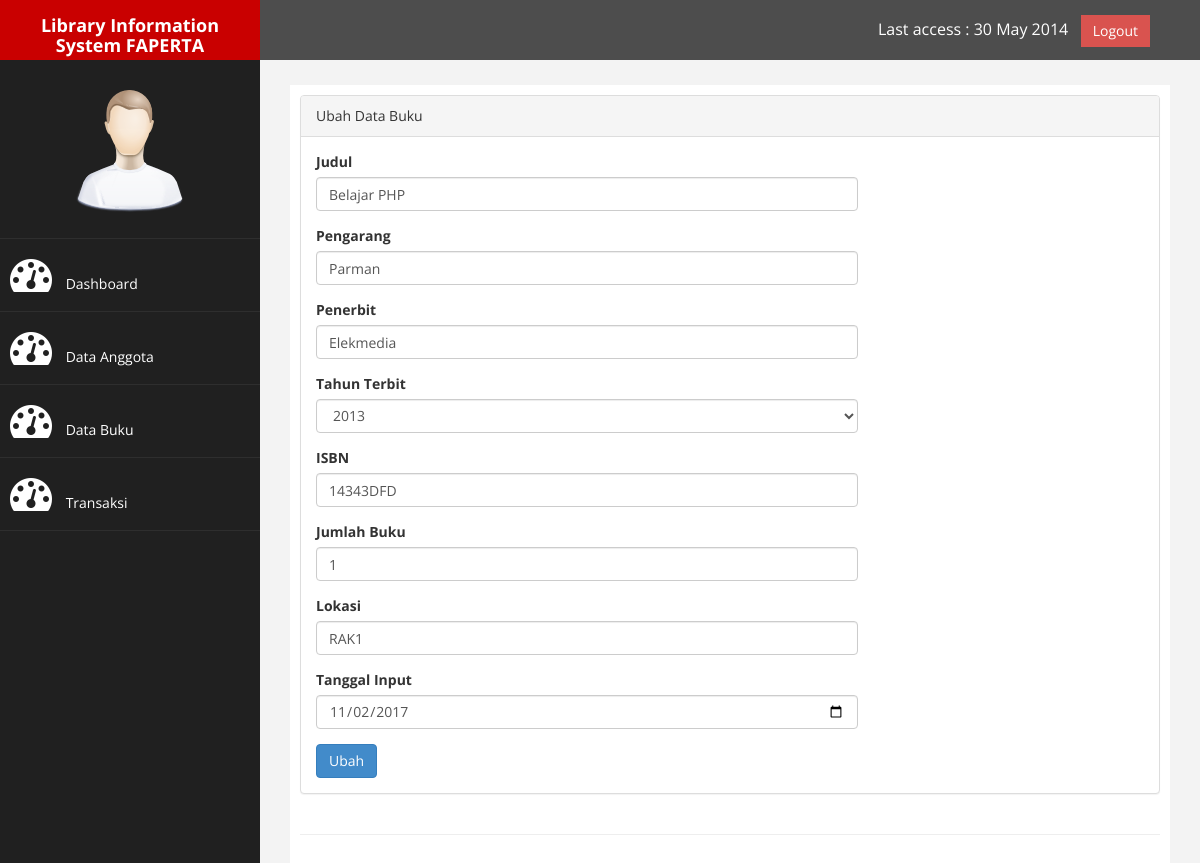
Page /?page=buku&aksi=ubah_buku&id=1 on the earlier database version.
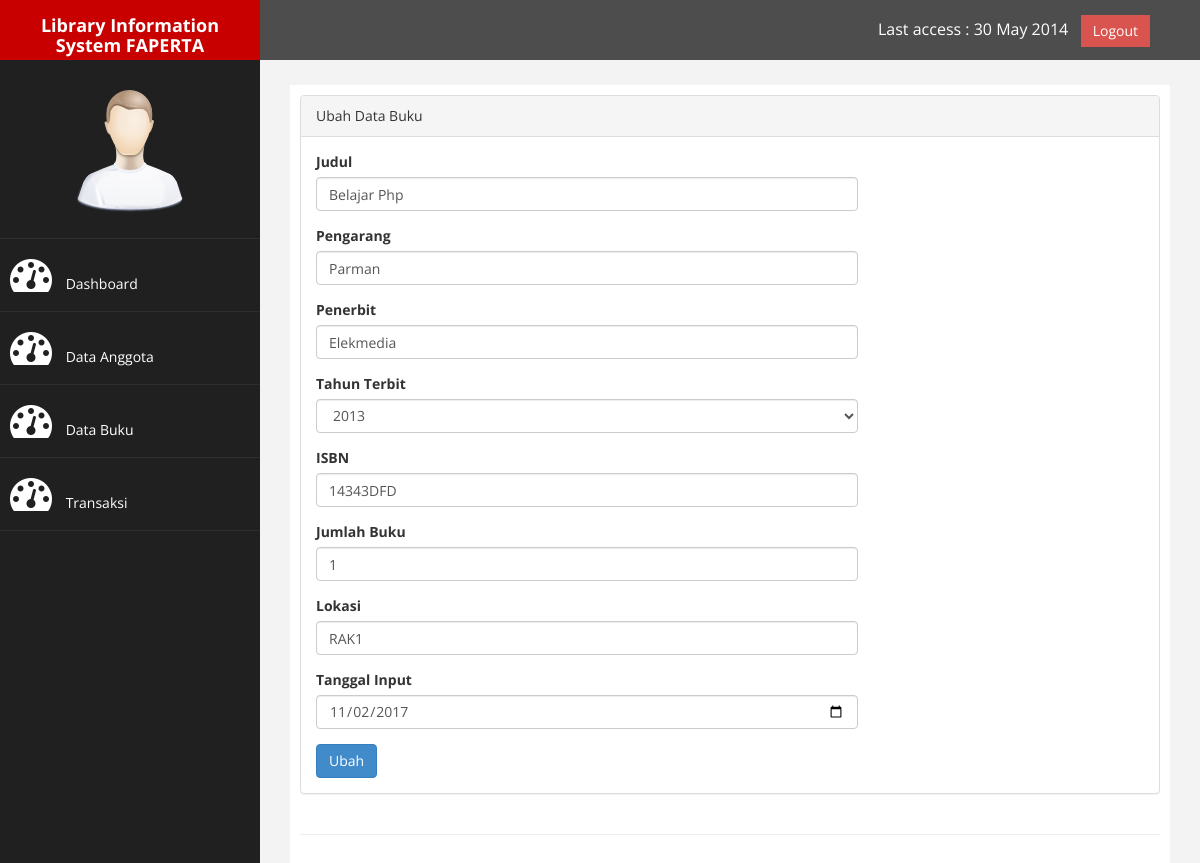
Same page on the later database version.
### tables this page shows
CREATE TABLE `tb_buku` (
  `id` int(9) NOT NULL,
  `judul` varchar(200) NOT NULL,
  `pengarang` varchar(200) DEFAULT NULL,
  `penerbit` varchar(100) DEFAULT NULL,
  `tahun_terbit` varchar(4) DEFAULT NULL,
  `isbn` varchar(25) DEFAULT NULL,
  `jumlah_buku` int(3) NOT NULL,
  `lokasi` varchar(15) NOT NULL,
  `tgl_input` date NOT NULL
);

### page/buku/ubah_buku.php (the view, shortened to what this page needs)
<?php
    $id = $_GET['id'];
    $sql = mysqli_query($conn, "select * from tb_buku where id='$id'");
    $tampil = mysqli_fetch_assoc($sql);
?>
<div class="row">
    <div class="col-md-12">
        <div class="panel panel-default">
            <div class="panel-heading">
                Ubah Data Buku
            </div>
            <div class="panel-body">
                <div class="row">
                    <div class="col-md-8">
                        <form method="post">
                            <div class="form-group">
                                <label>Judul</label>
                                <input class="form-control" type="text" name="judul" value="<?php echo $tampil['judul']?> " style="text-transform: capitalize" required/>
                            </div>
                            <div class="form-group">
                                <label>Pengarang</label>
                                <input class="form-control" type="text" name="pengarang" value="<?php echo $tampil['pengarang']?> " style="text-transform: capitalize"/>
                            </div>
                            <div class="form-group">
                                <label>Penerbit</label>
                                <input class="form-control" type="text" name="penerbit" value="<?php echo $tampil['penerbit']?> " style="text-transform: capitalize"/>
                            </div>
                            <div class="form-group">
                                <label>Tahun Terbit</label>
                                <select class="form-control" name="tahun_terbit">
                                    <?php
                                    $tahun_terbit = $tampil['tahun_terbit'];
                                    $tahun = date("Y");
                                    for ($i=$tahun; $i>=$tahun-117; $i--){
                                        if ($i == $tahun_terbit)
                                            echo '<option value="'.$i.'" selected>'.$i.'</option>';
                                        else
                                            echo '<option value="'.$i.'">'.$i.'</option>';
                                    }
                                    ?>
                                </select>
                            </div>
                            <div class="form-group">
                                <label>ISBN</label>
                                <input class="form-control" type="text" name="isbn" value="<?php echo $tampil['isbn']?> " style="text-transform: uppercase"/>
                            </div>
                            <div class="form-group">
                                <label>Jumlah Buku</label>
                                <input class="form-control" type="number" name="jumlah_buku" value="1" value="<?php echo $tampil['jumlah_buku']?> " required/>
                            </div>
                            <div class="form-group">
                                <label>Lokasi</label>
                                <input class="form-control" type="text" name="lokasi" value="<?php echo $tampil['lokasi']?> " style="text-transform: uppercase" required/>
                            </div>
                            <div class="form-group">
                                <label>Tanggal Input</label>
                                <input class="form-control" type="date" name="tgl_input" value="<?php echo $tampil['tgl_input']?>" required/>
                            </div>
                            <button type="submit" class="btn btn-primary" name="ubah">Ubah</button>
                        </form>
                    </div>
                </div>
            </div>
        </div>
    </div>
</div>

Differences in the rows shown:
changed tb_buku "14343dfd": judul "Belajar PHP" → "belajar php"; pengarang "Parman" → "parman"; penerbit "Elekmedia" → "elekmedia"; jumlah_buku (not shown) → "1"
Other differences:
form field jumlah_buku: "1" → (not shown)
